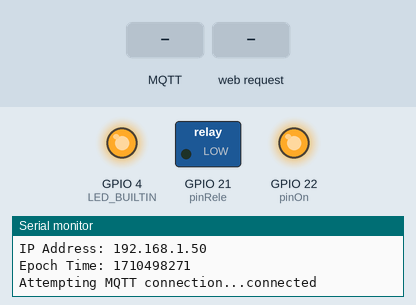
This sketch was run on a simulated ESP32. Shown: switched loads named in the sketch (green lamp = pin HIGH), output pins drawn as LEDs (lit = HIGH), the last lines printed to the serial monitor. The inputs (shaded band) are chosen by the test bench. WiFi joins after 1.5 s; servers stay silent unless stated; the local clock reads 2024-03-15 10:24:30 at power-on unless the sketch sets it; no MQTT or app messages arrive unless stated.

Above: at 3.9 s.
4.0 s: MQTT message "botao" arrives on the first subscribed topic
At 5.2 s:
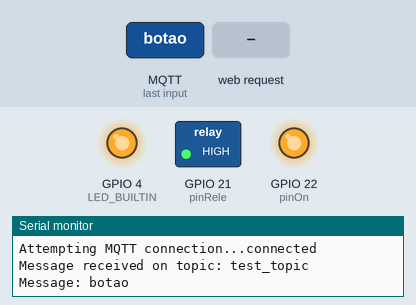
5.5 s: HTTP request GET /low received
At 6.6 s:
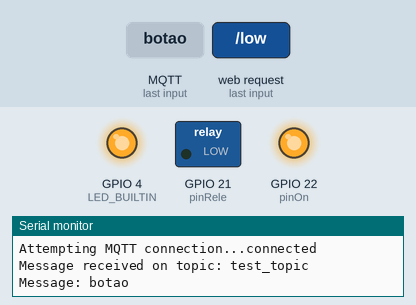
7.0 s: HTTP request GET /high received
At 7.7 s:
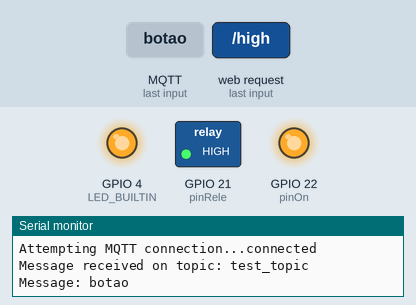
8.5 s: MQTT message "on" arrives on the first subscribed topic
At 9.7 s:
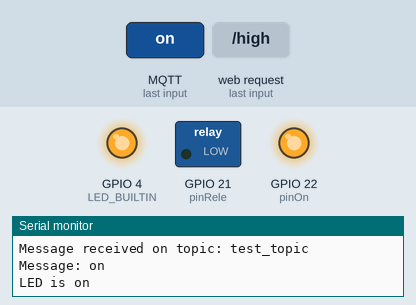
10.0 s: MQTT message "off" arrives on the first subscribed topic
At 11.0 s:
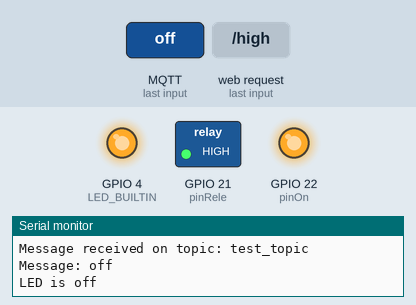
Timing chart, 0 to 12.5 s (numbered marks = the images above; inputs shaded):
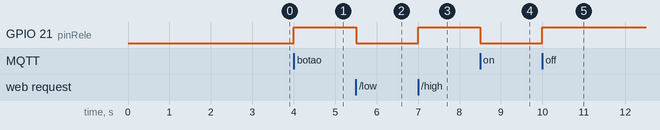

Measured:
- after the input at 4.0 s, GPIO 21 (pinRele): LOW → HIGH at once
- after the input at 5.5 s, GPIO 21 (pinRele): HIGH → LOW at once
- after the input at 7.0 s, GPIO 21 (pinRele): LOW → HIGH at once
- after the input at 8.5 s, GPIO 21 (pinRele): HIGH → LOW at once
- after the input at 10.0 s, GPIO 21 (pinRele): LOW → HIGH at once

The sketch:

iot_control_sta_time_mq5.ino
```cpp
#include <Arduino.h>
#include <WiFi.h>
#include <AsyncTCP.h>
#include <ESPAsyncWebServer.h>
#include "time.h"
#include "web_data.h"
#include <PubSubClient.h>

//#define M5_STACK
#ifdef M5_STACK
#include <M5Stack.h>
#endif

#define pinRele 21
#define LED_BUILTIN 4
#define pinOn 22

WiFiClient espClient;
PubSubClient client(espClient);

// REPLACE WITH YOUR NETWORK CREDENTIALS
const char* ssid = "NOME DA REDE WIFI";
const char* password = "SENHA DA REDE WIFI";
AsyncWebServer server(80);

const char* mqtt_server = "broker.emqx.io";
const int mqttPort = 1883;
const char* mqttUser = "ESP32";
const char* mqttPassword = "123";

const char* ntpServer = "pool.ntp.org";
const long gmtOffset_sec = 0;
const int daylightoffset_sec = 3600;

bool state_on = true;

void notFound(AsyncWebServerRequest* request) {
  request->send(404, "text/plain", "Not found");
}

void onCSSRequest(AsyncWebServerRequest* request) {
  request->send(200, "text/css", style_css);
}

void onTurnHigh(AsyncWebServerRequest* request) {
  digitalWrite(pinRele, HIGH);
  request->send(202, "text/plain", "ON");
}

void onTurnLow(AsyncWebServerRequest* request) {
  digitalWrite(pinRele, LOW);
  request->send(202, "text/plain", "ON");
}

unsigned long epochTime;

unsigned long getTime() {
  time_t now;
  struct tm timeinfo;
  if (!getLocalTime(&timeinfo)) {
    //Serial.println("Failed to obtain time");
    return (0);
  }
  time(&now);
  return now;
}

void callback(char* topic, byte* message, unsigned int length) {
  Serial.print("Message received on topic: ");
  Serial.println(topic);

  Serial.print("Message: ");
  String messageTemp;

  for (int i = 0; i < length; i++) {
    messageTemp += (char)message[i];
  }

  Serial.println(messageTemp);

  if (messageTemp == "botao")
  {
    if (!state_on)
    {
      digitalWrite(pinRele, LOW);
      state_on = true;
    }
    else
    {
      digitalWrite(pinRele, HIGH);
      state_on = false;
    }
  }

  if (messageTemp == "on") {
    Serial.println("LED is on");
    digitalWrite(pinRele, LOW);
  } else if (messageTemp == "off") {
    Serial.println("LED is off");
    digitalWrite(pinRele, HIGH);
  }
}


void reconnect() {
  while (!client.connected()) {
    Serial.print("Attempting MQTT connection...");
    String clientId = "ESP32Client-";
    clientId += String(WiFi.macAddress());
    if (client.connect(clientId.c_str())) {
      Serial.println("connected");
      client.subscribe("test_topic");
    } else {
      Serial.print("failed, rc=");
      Serial.print(client.state());
      Serial.println(" try again in 5 seconds");
      delay(5000);
    }
  }
}

void setup() {
  Serial.begin(115200);
  pinMode(pinRele, OUTPUT);
  pinMode(pinOn, OUTPUT);
  digitalWrite(pinOn, HIGH);

  #ifdef M5_STACK
  M5.begin();
  M5.Lcd.fillScreen(BLACK);
  M5.Lcd.setTextColor(GREEN, BLACK);
  M5.Lcd.setTextSize(2);
  M5.Lcd.setCursor(
        0, 0);
  M5.Lcd.print("Vamos comecar");
  #endif

  Serial.println("VAMOS COMECAR");
  WiFi.mode(WIFI_STA);
  WiFi.begin(ssid, password);

  if (WiFi.waitForConnectResult() != WL_CONNECTED) {
    Serial.println("WiFi Failed!");
    ESP.restart();
    return;
  } else {
    pinMode(LED_BUILTIN, OUTPUT);
    for (byte i = 0; i < 2; i++) {
      digitalWrite(LED_BUILTIN, LOW);
      delay(100);
      digitalWrite(LED_BUILTIN, HIGH);
    }
    digitalWrite(LED_BUILTIN, HIGH);
  }
  Serial.println();
  Serial.print("IP Address: ");
  String ip_config = WiFi.localIP().toString().c_str();
  Serial.println(ip_config);
  #ifdef M5_STACK
  for (uint8_t i = 0; i < 3; i++) {
    M5.Lcd.fillScreen(GREEN);
    vTaskDelay(100);
    M5.Lcd.fillScreen(BLACK);
    vTaskDelay(100);
  }
  M5.Lcd.print("Conectado na rede IP: " + ip_config);
  #endif
  configTime(0, 0, ntpServer);

  epochTime = getTime();
  Serial.print("Epoch Time: ");
  Serial.println(epochTime);
  delay(1000);

  // Send web page with input fields to client
  server.on("/", HTTP_GET, [](AsyncWebServerRequest* request) {
    request->send_P(200, "text/html", index_html);
  });

  server.on("/style.css", HTTP_GET, onCSSRequest);
  server.on("/high", HTTP_GET, onTurnHigh);
  server.on("/low", HTTP_GET, onTurnLow);
  server.onNotFound(notFound);
  server.begin();

  client.setServer(mqtt_server, 1883);
  client.setCallback(callback);
}

void loop() {
  #ifdef M5_STACK
  M5.Lcd.setCursor(
      0, 120);
  #endif
  if (!client.connected()) {
    reconnect();
    #ifdef M5_STACK
    M5.Lcd.print("Desconectado do MQTT!!");
    #endif
  }
  #ifdef M5_STACK
  M5.Lcd.print("Conectado MQTT");
  M5.Lcd.setCursor(
      0, 160);
  M5.Lcd.print("broker.emqx.io");
  M5.Lcd.setCursor(
      0, 180);
  M5.Lcd.print("topic: test_topic");
  #endif
  client.loop();
}
```

web_data.h
```cpp
const char index_html[] PROGMEM = R"rawliteral(
<!DOCTYPE html>
<html lang='en'>
<head>
    <meta charset='UTF-8'>
    <meta http-equiv='X-UA-Compatible' content='IE=edge'>
    <meta name='viewport' content='width=device-width, initial-scale=1.0'>
    <title>Módulo Rele</title>
    <link rel='stylesheet' href='./style.css'>
</head>
<body>
    <script>

        function OnClick()
        {
            var btOn = document.getElementById('btOn').disabled = true;
            var btOff = document.getElementById('btOff');
            if(btOff.disabled == true) btOff.disabled = false;

            const xhr = new XMLHttpRequest();
            xhr.open('GET', 'low');
            xhr.onload = function()
            {
                if(xhr.status === 200)
                {
                    if(btOff.disabled == true) btOff.disabled = false;
                }
                else
                {
                    console.log('Faield');
                }
            };
            xhr.send();
        }

        function OffClick()
        {
            var btOff = document.getElementById('btOff').disabled = true;
            var btOn = document.getElementById('btOn');
            if(btOn.disabled == true) btOn.disabled = false;

            const xhr = new XMLHttpRequest();
            xhr.open('GET', 'high');
            xhr.onload = function()
            {
                if(xhr.status === 200)
                {
                    if(btOn.disabled == true) btOn.disabled = false;
                }
                else
                {
                    console.log('Faield');
                }
            };
            xhr.send();
        }

    </script>
    <div class='center-screen'>
        <div class='center-div'>
            <h2>Pressione os botões</h2>
                <button id='btOn' class='buttonOn' onclick='OnClick()'>ON </button>
                <button id='btOff' class='buttonOff' onclick='OffClick()'>OFF</button>
        </div>
    </div>
</body>
</html>)rawliteral";

const char style_css[] PROGMEM = R"rawliteral(
html, body {
    height: 100%;
    background-color: rgb(36, 36, 36);
}


h2 {
    font-family: Verdana, Geneva, Tahoma, sans-serif;
    color: white;

}

button {
    border: none;
    text-align: center;
    text-decoration: none;
    display: inline-block;
    font-size: 16px;
    transition-duration: 0.4s;
    cursor: pointer;
    font-size: 30px;
    border-radius: 5px;
    margin-right: 10px;
}

.disable {
    opacity: 0.6;
    cursor: not-allowed;
}

.center-screen {
    display: flex;
    flex-direction: column;
    justify-content: center;
    align-items: center;
    text-align: center;
    min-height: 100vh;
}

.center-div {
    margin: auto;
    padding: 10px;
    text-align: center;
    border-radius: 5px;
}


.buttonOn {
    background-color: #4CAF50;
    border: 2px chartreuse;
}

.buttonOn:hover {
    background-color: #218f00;
    color: rgb(0, 0, 0);
}

.buttonOff {
    background-color: #f44336;
    border: 2px red;
}

.buttonOff:hover {
    background-color: #ff0000;
    color: rgb(0, 0, 0);
}

button:disabled {
    opacity: 0.6;
    cursor: not-allowed;
}

button:disabled:hover {
    background-color: #5f5f5fab;
    border: 2px rgb(255, 255, 255);
})rawliteral";
```
